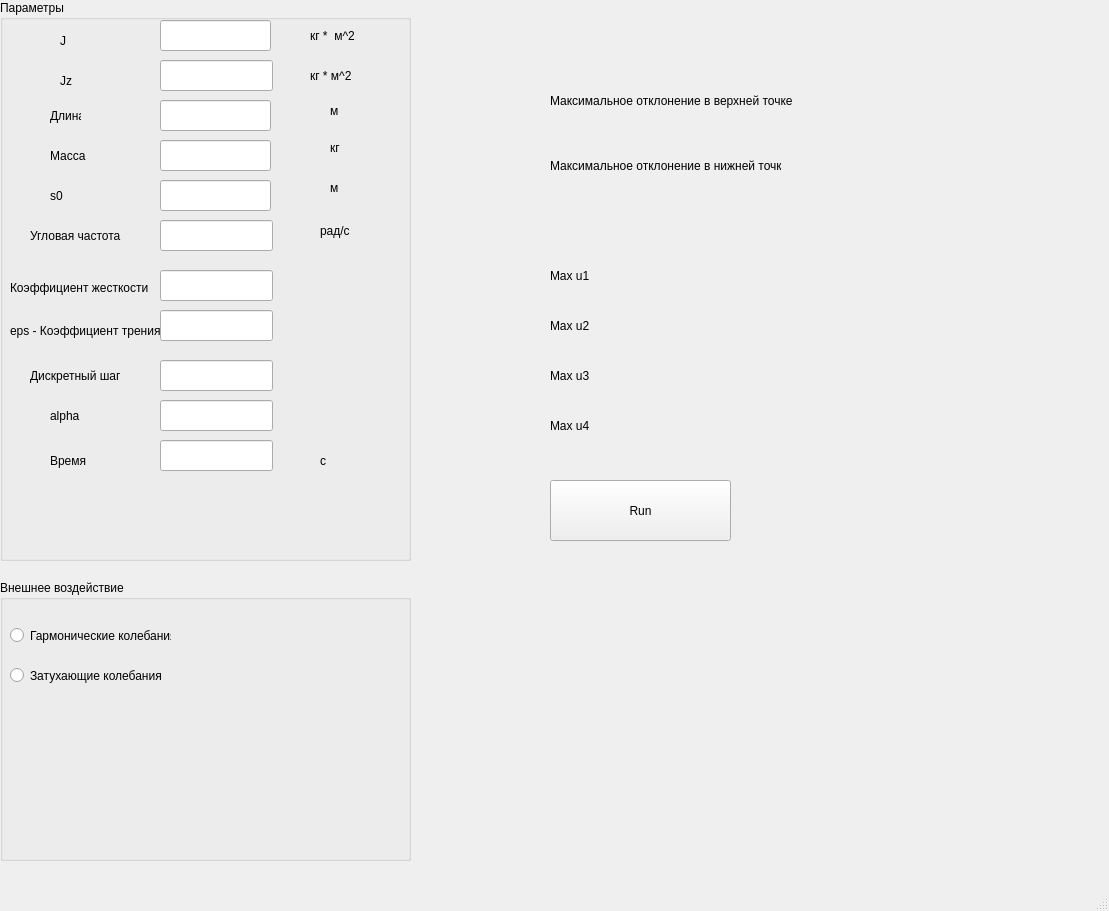
<?xml version="1.0" encoding="UTF-8"?>
<ui version="4.0">
 <class>MainWindow</class>
 <widget class="QMainWindow" name="MainWindow">
  <property name="geometry">
   <rect>
    <x>0</x>
    <y>0</y>
    <width>1109</width>
    <height>911</height>
   </rect>
  </property>
  <property name="windowTitle">
   <string>MainWindow</string>
  </property>
  <widget class="QWidget" name="centralwidget">
   <widget class="QGroupBox" name="groupBox">
    <property name="geometry">
     <rect>
      <x>0</x>
      <y>0</y>
      <width>411</width>
      <height>561</height>
     </rect>
    </property>
    <property name="title">
     <string>Параметры</string>
    </property>
    <widget class="QLabel" name="label_2">
     <property name="geometry">
      <rect>
       <x>60</x>
       <y>30</y>
       <width>31</width>
       <height>21</height>
      </rect>
     </property>
     <property name="text">
      <string>J</string>
     </property>
    </widget>
    <widget class="QLabel" name="label_3">
     <property name="geometry">
      <rect>
       <x>60</x>
       <y>70</y>
       <width>111</width>
       <height>21</height>
      </rect>
     </property>
     <property name="text">
      <string>Jz</string>
     </property>
    </widget>
    <widget class="QLabel" name="label_4">
     <property name="geometry">
      <rect>
       <x>310</x>
       <y>20</y>
       <width>91</width>
       <height>31</height>
      </rect>
     </property>
     <property name="text">
      <string>кг *  м^2</string>
     </property>
    </widget>
    <widget class="QLabel" name="label_5">
     <property name="geometry">
      <rect>
       <x>310</x>
       <y>60</y>
       <width>71</width>
       <height>31</height>
      </rect>
     </property>
     <property name="text">
      <string>кг * м^2</string>
     </property>
    </widget>
    <widget class="QLabel" name="label_6">
     <property name="geometry">
      <rect>
       <x>50</x>
       <y>100</y>
       <width>31</width>
       <height>31</height>
      </rect>
     </property>
     <property name="text">
      <string>Длина</string>
     </property>
    </widget>
    <widget class="QLabel" name="label_7">
     <property name="geometry">
      <rect>
       <x>330</x>
       <y>100</y>
       <width>61</width>
       <height>21</height>
      </rect>
     </property>
     <property name="text">
      <string>м</string>
     </property>
    </widget>
    <widget class="QLabel" name="label_8">
     <property name="geometry">
      <rect>
       <x>50</x>
       <y>140</y>
       <width>41</width>
       <height>31</height>
      </rect>
     </property>
     <property name="text">
      <string>Масса</string>
     </property>
    </widget>
    <widget class="QLabel" name="label_9">
     <property name="geometry">
      <rect>
       <x>330</x>
       <y>140</y>
       <width>51</width>
       <height>16</height>
      </rect>
     </property>
     <property name="text">
      <string>кг</string>
     </property>
    </widget>
    <widget class="QLabel" name="label_10">
     <property name="geometry">
      <rect>
       <x>50</x>
       <y>180</y>
       <width>41</width>
       <height>31</height>
      </rect>
     </property>
     <property name="text">
      <string>s0</string>
     </property>
    </widget>
    <widget class="QLabel" name="label_11">
     <property name="geometry">
      <rect>
       <x>330</x>
       <y>180</y>
       <width>41</width>
       <height>16</height>
      </rect>
     </property>
     <property name="text">
      <string>м</string>
     </property>
    </widget>
    <widget class="QLabel" name="label_12">
     <property name="geometry">
      <rect>
       <x>30</x>
       <y>220</y>
       <width>101</width>
       <height>31</height>
      </rect>
     </property>
     <property name="text">
      <string>Угловая частота</string>
     </property>
    </widget>
    <widget class="QLabel" name="label_13">
     <property name="geometry">
      <rect>
       <x>320</x>
       <y>220</y>
       <width>61</width>
       <height>21</height>
      </rect>
     </property>
     <property name="text">
      <string>рад/с</string>
     </property>
    </widget>
    <widget class="QLabel" name="label_14">
     <property name="geometry">
      <rect>
       <x>10</x>
       <y>280</y>
       <width>171</width>
       <height>16</height>
      </rect>
     </property>
     <property name="text">
      <string>Коэффициент жесткости</string>
     </property>
    </widget>
    <widget class="QLabel" name="label_15">
     <property name="geometry">
      <rect>
       <x>10</x>
       <y>320</y>
       <width>181</width>
       <height>21</height>
      </rect>
     </property>
     <property name="text">
      <string>eps - Коэффициент трения</string>
     </property>
    </widget>
    <widget class="QLabel" name="label_18">
     <property name="geometry">
      <rect>
       <x>30</x>
       <y>360</y>
       <width>91</width>
       <height>31</height>
      </rect>
     </property>
     <property name="text">
      <string>Дискретный шаг</string>
     </property>
    </widget>
    <widget class="QLabel" name="a">
     <property name="geometry">
      <rect>
       <x>50</x>
       <y>400</y>
       <width>51</width>
       <height>31</height>
      </rect>
     </property>
     <property name="text">
      <string>alpha</string>
     </property>
    </widget>
    <widget class="QLabel" name="label">
     <property name="geometry">
      <rect>
       <x>50</x>
       <y>450</y>
       <width>61</width>
       <height>21</height>
      </rect>
     </property>
     <property name="text">
      <string>Время</string>
     </property>
    </widget>
    <widget class="QLabel" name="label_16">
     <property name="geometry">
      <rect>
       <x>320</x>
       <y>450</y>
       <width>61</width>
       <height>21</height>
      </rect>
     </property>
     <property name="text">
      <string>c</string>
     </property>
    </widget>
    <widget class="QLineEdit" name="J">
     <property name="geometry">
      <rect>
       <x>160</x>
       <y>20</y>
       <width>111</width>
       <height>31</height>
      </rect>
     </property>
    </widget>
    <widget class="QLineEdit" name="Jz">
     <property name="geometry">
      <rect>
       <x>160</x>
       <y>60</y>
       <width>113</width>
       <height>31</height>
      </rect>
     </property>
    </widget>
    <widget class="QLineEdit" name="l0">
     <property name="geometry">
      <rect>
       <x>160</x>
       <y>100</y>
       <width>111</width>
       <height>31</height>
      </rect>
     </property>
    </widget>
    <widget class="QLineEdit" name="m">
     <property name="geometry">
      <rect>
       <x>160</x>
       <y>140</y>
       <width>111</width>
       <height>31</height>
      </rect>
     </property>
    </widget>
    <widget class="QLineEdit" name="s0">
     <property name="geometry">
      <rect>
       <x>160</x>
       <y>180</y>
       <width>111</width>
       <height>31</height>
      </rect>
     </property>
    </widget>
    <widget class="QLineEdit" name="omega">
     <property name="geometry">
      <rect>
       <x>160</x>
       <y>220</y>
       <width>113</width>
       <height>31</height>
      </rect>
     </property>
    </widget>
    <widget class="QLineEdit" name="c">
     <property name="geometry">
      <rect>
       <x>160</x>
       <y>270</y>
       <width>113</width>
       <height>31</height>
      </rect>
     </property>
    </widget>
    <widget class="QLineEdit" name="eps">
     <property name="geometry">
      <rect>
       <x>160</x>
       <y>310</y>
       <width>113</width>
       <height>31</height>
      </rect>
     </property>
    </widget>
    <widget class="QLineEdit" name="step">
     <property name="geometry">
      <rect>
       <x>160</x>
       <y>360</y>
       <width>113</width>
       <height>31</height>
      </rect>
     </property>
    </widget>
    <widget class="QLineEdit" name="alpha">
     <property name="geometry">
      <rect>
       <x>160</x>
       <y>400</y>
       <width>113</width>
       <height>31</height>
      </rect>
     </property>
    </widget>
    <widget class="QLineEdit" name="time">
     <property name="geometry">
      <rect>
       <x>160</x>
       <y>440</y>
       <width>113</width>
       <height>31</height>
      </rect>
     </property>
    </widget>
   </widget>
   <widget class="QGroupBox" name="groupBox_2">
    <property name="geometry">
     <rect>
      <x>0</x>
      <y>580</y>
      <width>411</width>
      <height>281</height>
     </rect>
    </property>
    <property name="title">
     <string>Внешнее воздействие</string>
    </property>
    <widget class="QRadioButton" name="radioButtonHarmonic">
     <property name="geometry">
      <rect>
       <x>10</x>
       <y>40</y>
       <width>161</width>
       <height>31</height>
      </rect>
     </property>
     <property name="text">
      <string>Гармонические колебания</string>
     </property>
    </widget>
    <widget class="QRadioButton" name="radioButtonDumped">
     <property name="geometry">
      <rect>
       <x>10</x>
       <y>80</y>
       <width>171</width>
       <height>31</height>
      </rect>
     </property>
     <property name="text">
      <string>Затухающие колебания</string>
     </property>
    </widget>
   </widget>
   <widget class="QLabel" name="label_17">
    <property name="geometry">
     <rect>
      <x>550</x>
      <y>40</y>
      <width>301</width>
      <height>121</height>
     </rect>
    </property>
    <property name="text">
     <string>Максимальное отклонение в верхней точке</string>
    </property>
   </widget>
   <widget class="QLabel" name="label_19">
    <property name="geometry">
     <rect>
      <x>550</x>
      <y>140</y>
      <width>231</width>
      <height>51</height>
     </rect>
    </property>
    <property name="text">
     <string>Максимальное отклонение в нижней точке</string>
    </property>
   </widget>
   <widget class="QLabel" name="max_u">
    <property name="geometry">
     <rect>
      <x>800</x>
      <y>90</y>
      <width>221</width>
      <height>21</height>
     </rect>
    </property>
    <property name="text">
     <string/>
    </property>
   </widget>
   <widget class="QLabel" name="Max_l">
    <property name="geometry">
     <rect>
      <x>800</x>
      <y>145</y>
      <width>231</width>
      <height>31</height>
     </rect>
    </property>
    <property name="text">
     <string/>
    </property>
   </widget>
   <widget class="QLabel" name="label_20">
    <property name="geometry">
     <rect>
      <x>550</x>
      <y>260</y>
      <width>61</width>
      <height>31</height>
     </rect>
    </property>
    <property name="text">
     <string>Max u1</string>
    </property>
   </widget>
   <widget class="QLabel" name="label_21">
    <property name="geometry">
     <rect>
      <x>550</x>
      <y>310</y>
      <width>51</width>
      <height>31</height>
     </rect>
    </property>
    <property name="text">
     <string>Max u2</string>
    </property>
   </widget>
   <widget class="QLabel" name="label_22">
    <property name="geometry">
     <rect>
      <x>550</x>
      <y>360</y>
      <width>51</width>
      <height>31</height>
     </rect>
    </property>
    <property name="text">
     <string>Max u3</string>
    </property>
   </widget>
   <widget class="QLabel" name="label_23">
    <property name="geometry">
     <rect>
      <x>550</x>
      <y>410</y>
      <width>51</width>
      <height>31</height>
     </rect>
    </property>
    <property name="text">
     <string>Max u4</string>
    </property>
   </widget>
   <widget class="QLabel" name="maxu1">
    <property name="geometry">
     <rect>
      <x>610</x>
      <y>260</y>
      <width>221</width>
      <height>31</height>
     </rect>
    </property>
    <property name="text">
     <string/>
    </property>
   </widget>
   <widget class="QLabel" name="maxu2">
    <property name="geometry">
     <rect>
      <x>610</x>
      <y>310</y>
      <width>221</width>
      <height>31</height>
     </rect>
    </property>
    <property name="text">
     <string/>
    </property>
   </widget>
   <widget class="QLabel" name="maxu3">
    <property name="geometry">
     <rect>
      <x>610</x>
      <y>360</y>
      <width>221</width>
      <height>31</height>
     </rect>
    </property>
    <property name="text">
     <string/>
    </property>
   </widget>
   <widget class="QLabel" name="maxu4">
    <property name="geometry">
     <rect>
      <x>610</x>
      <y>410</y>
      <width>221</width>
      <height>31</height>
     </rect>
    </property>
    <property name="text">
     <string/>
    </property>
   </widget>
   <widget class="QPushButton" name="pushButtonRun">
    <property name="geometry">
     <rect>
      <x>550</x>
      <y>480</y>
      <width>181</width>
      <height>61</height>
     </rect>
    </property>
    <property name="text">
     <string>Run</string>
    </property>
   </widget>
  </widget>
  <widget class="QMenuBar" name="menubar">
   <property name="geometry">
    <rect>
     <x>0</x>
     <y>0</y>
     <width>1109</width>
     <height>21</height>
    </rect>
   </property>
  </widget>
  <widget class="QStatusBar" name="statusbar"/>
 </widget>
 <resources/>
 <connections/>
</ui>
